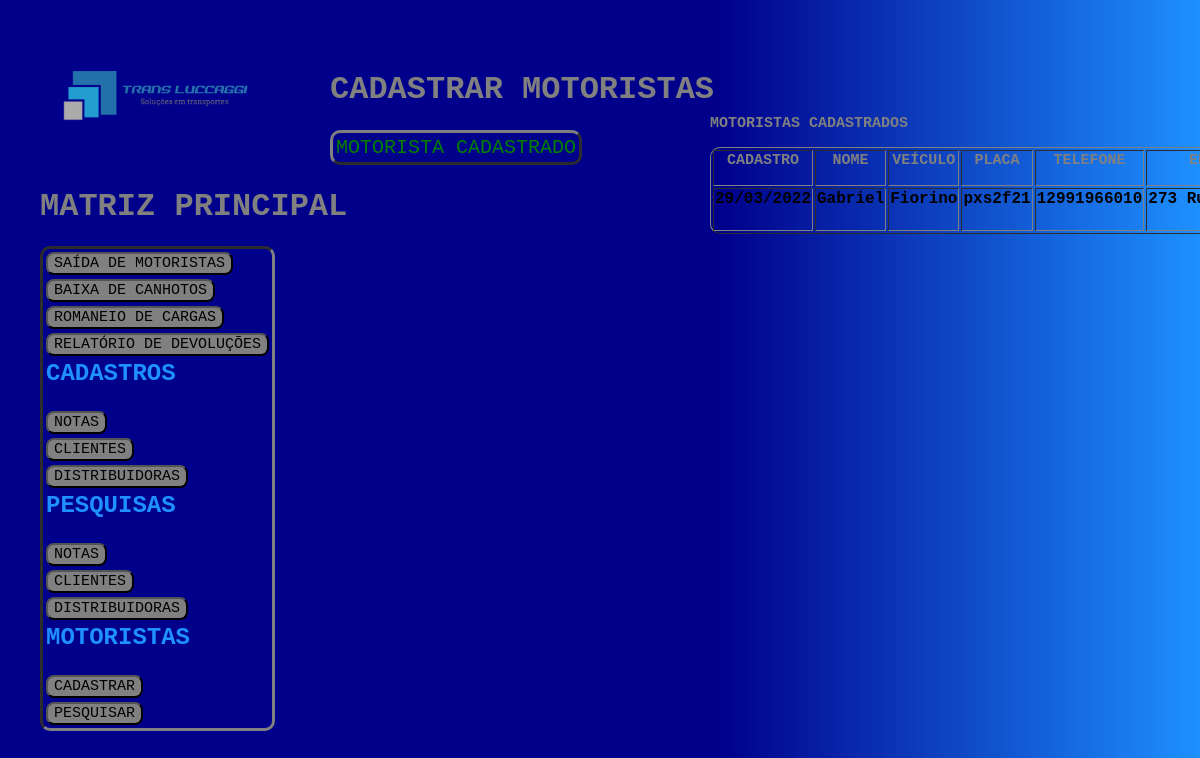
/cadastro/cadastrar_motoristas.php, run on an earlier commit of the app's database.
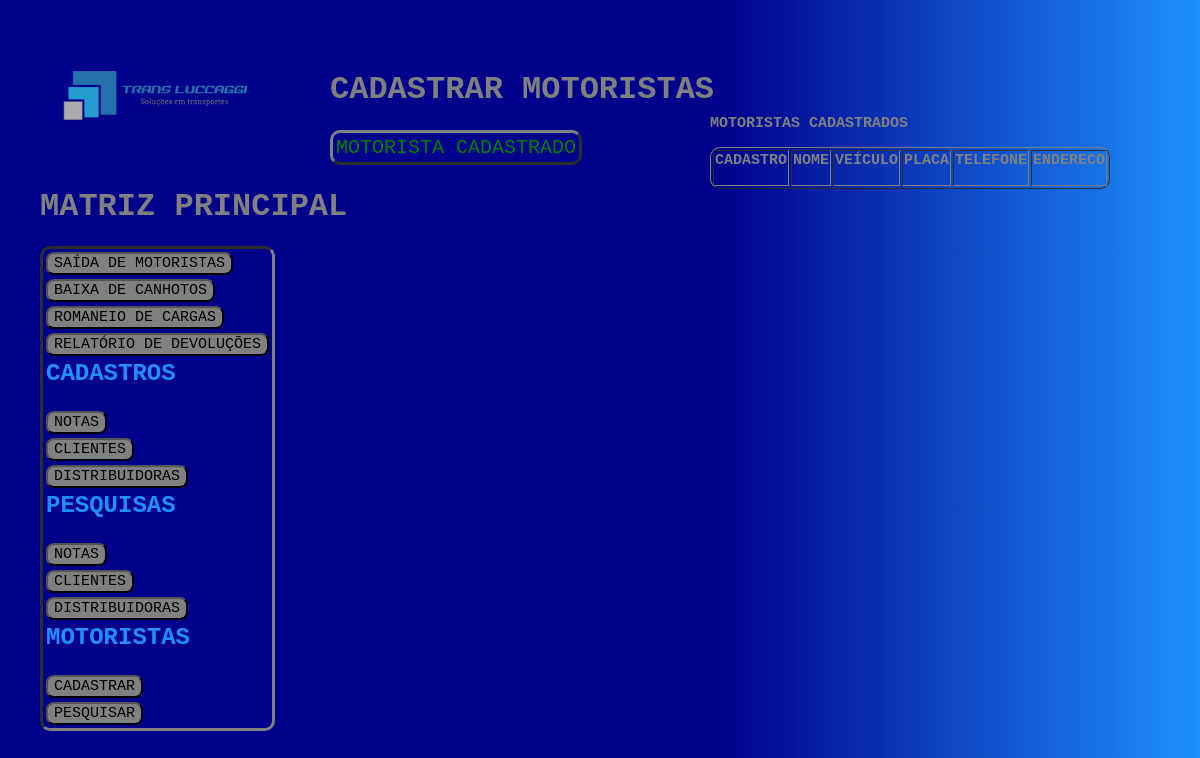
And on a later commit of the database.
### tables this page shows
CREATE TABLE `motoristas` (
  `id` int(11) NOT NULL,
  `cadastro` date NOT NULL,
  `nome` varchar(32) NOT NULL,
  `veiculo` varchar(16) NOT NULL,
  `placa` varchar(8) NOT NULL,
  `telefone` varchar(16) NOT NULL,
  `endereco` varchar(64) NOT NULL
);

### connect.php (called while the page is built, shortened)
<?php
	$tab_mot = "motoristas";
 ?>

### cadastro/cadastrar_motoristas.php (the view, shortened to what this page needs)
<html>
	<head>
		<link href="..\estilo.css" rel="stylesheet"/>
	</head>
	<body>
		<menu>
        	<a href="http://localhost/transluccaggi/menu.html"><img src="..\imagem/logo.png" width=20%></a>
        	<h1>MATRIZ PRINCIPAL</h1><p>
            <table class="tableb">
				<tr><td><a href="../saida/form_saida_motorista.html"><button>SAÍDA DE MOTORISTAS</button class="buttonb"></a></td></tr>
				<tr><td><a href="../saida/form_baixa_canhotos.html"><button>BAIXA DE CANHOTOS</button class="buttonb"></a></td></tr>
				<tr><td><a href="../saida/form_romaneio_cargas.php"><button>ROMANEIO DE CARGAS</button class="buttonb"></a></td></tr>
				<tr><td><a href="../saida/form_relatorio_devolucao.php"><button>RELATÓRIO DE DEVOLUÇÕES</button class="buttonb"></a></td></tr>
				<tr><td><h2>CADASTROS</h2></td></tr>
				<tr><td><a href="..\cadastro/form_cadastrar_nfs.php"><button>NOTAS</button></a></td></tr>
				<tr><td><a href="..\cadastro/form_cadastrar_clientes.php"><button>CLIENTES</button></a></td></tr>
				<tr><td><a href="..\cadastro/form_cadastrar_distribuidoras.php"><button>DISTRIBUIDORAS</button></a></td></tr>
				<tr><td><h2>PESQUISAS</h2></td></tr>
				<tr><td><a href="..\pesquisa/form_pesquisar_nfs.html"><button>NOTAS</button></a></td></tr>
				<tr><td><a href="..\pesquisa/form_pesquisar_clientes.html"><button>CLIENTES</button></a></td></tr>
				<tr><td><a href="..\pesquisa/form_pesquisar_distribuidoras.html"><button>DISTRIBUIDORAS</button></a></td></tr>
				<tr><td><h2>MOTORISTAS</h2></td></tr>
				<tr><td><a href="..\cadastro/form_cadastrar_motoristas.php"><button>CADASTRAR</button></a></td></tr>
				<tr><td><a href="..\pesquisa/form_pesquisar_motoristas.html"><button>PESQUISAR</button></a></td></tr>
            </table>
        </menu>
<?php
	require('../connect.php');
	$nom_mot = trim($_POST['nom_mot']);
	$pla_mot = trim($_POST['pla_mot']);
	$sql = mysqli_query($conn,"SELECT * FROM $tab_mot WHERE `nome` = '$nom_mot' and `placa` = '$pla_mot'");
	$n = mysqli_num_rows($sql);
	if($n != 0)
	{
		?>
			<pag>
				<h1>CADASTRAR MOTORISTAS</h1><p>
				<table>
					<tr>
						<td><h5>MOTORISTA JÁ CADASTRADO</h5></td>
					</tr>
				</table>
			</pag>
		<?php
	}
	else
	{
        ?>
            <pag>
                <h1>CADASTRAR MOTORISTAS</h1><p>
                <table>
                    <tr>
                        <td><h7>MOTORISTA CADASTRADO</h7></td>
                    </tr>
                </table>
            </pag>
<?php
    }
?>
        <urn>
            <table border=1>
                <h3>MOTORISTAS CADASTRADOS</h3>
                <tr>
					<td><h3>CADASTRO</h3></td>
					<td><h3>NOME</h3></td>
					<td><h3>VEÍCULO</h3></td>
					<td><h3>PLACA</h3></td>
					<td><h3>TELEFONE</h3></td>
					<td><h3>ENDERECO</h3></td>
				</tr>
                <?php   require('..\connect.php');
				$sql = mysqli_query($conn,"SELECT * FROM $tab_mot ORDER BY `id` DESC LIMIT 5");
				$n = mysqli_num_rows($sql);
                $i=0;
				while($i!=$n)
				{
					$vn = mysqli_fetch_array($sql);	?>
							<tr>
								<td><h4><nobr><?php echo date( 'd/m/Y' , strtotime( $vn['cadastro']));    ?></nobr></h4></td>
								<td><h4><nobr><?php echo $vn['nome'];   ?></nobr></h4></td>
								<td><h4><nobr><?php echo $vn['veiculo'];   ?></nobr></h4></td>
								<td><h4><nobr><?php echo $vn['placa'];   ?></nobr></h4></td>
								<td><h4><nobr><?php echo $vn['telefone'];   ?></nobr></h4></td>
								<td><h4><nobr><?php echo $vn['endereco'];   ?></nobr></h4></td>
							</tr>
					<?php   $i = $i + 1;
				}
?>
            </table>
        </urn>
	</body>
</html>

What changed in the data, as far as the page shows it:
removed motoristas: cadastro "29/03/2022", nome "Gabriel", veiculo "Fiorino", placa "pxs2f21", telefone "12991966010", endereco "273…"
